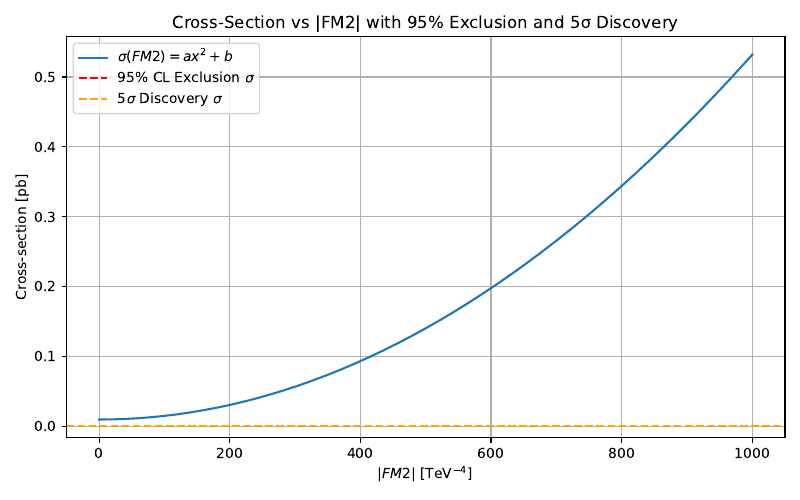

Python code for this plot:

import numpy as np
from scipy.optimize import fsolve
import matplotlib.pyplot as plt

# === Physics Parameters from Paper (Asimov-style method) ===
luminosity_fb = 100.0
luminosity_pb = luminosity_fb * 1000.0
signal_eff = 14.73 / 100.0
background_eff = 4.46 / 100.0
sigma_sm_pb = 0.0099465  # SM cross-section in pb

# Fit model: σ(fM2) = a * fM2^2 + b
a = 5.221e-7  # pb / (TeV^-4)^2
b = sigma_sm_pb  # SM cross-section

# Expected background
N_b = sigma_sm_pb * background_eff * luminosity_pb

# === 1. 95% C.L. Exclusion Limit using Asimov approximation ===
N_s_95 = 1.96 * np.sqrt(N_b)
sigma_95 = N_s_95 / (luminosity_pb * signal_eff)

# Invert fit: σ = a * x^2 + b → x^2 = (σ - b)/a
x2_excl = (sigma_95 - b) / a
fM2_excl = np.sqrt(x2_excl) if x2_excl > 0 else None

# === 2. 5σ Discovery Limit using s / sqrt(s + b) = 5 ===
def discovery_significance_equation(s, B, z=5.0):
    return s / np.sqrt(s + B) - z

N_s_disc = fsolve(discovery_significance_equation, x0=5*np.sqrt(N_b), args=(N_b))[0]
sigma_disc = N_s_disc / (luminosity_pb * signal_eff)
x2_disc = (sigma_disc - b) / a
fM2_disc = np.sqrt(x2_disc) if x2_disc > 0 else None

# === Summary Output ===
print(f"Expected Background Events (N_b): {N_b:.4f}")
print(f"95% CL Signal Events (N_s^95): {N_s_95:.4f}")
print(f"95% CL Max σ_s: {sigma_95:.6f} pb")
print(f"5σ Discovery σ_s: {sigma_disc:.6f} pb")
print()
if fM2_excl:
    print(f"✅ 95% CL Exclusion Limit: |FM2| < {fM2_excl:.1f} TeV⁻⁴")
else:
    print("❌ No exclusion possible — cross-section too small.")
if fM2_disc:
    print(f"✅ 5σ Discovery Threshold: |FM2| > {fM2_disc:.1f} TeV⁻⁴")
else:
    print("❌ No discovery threshold — signal too small.")

# === Plotting ===
fM2_range = np.linspace(0, 1000, 500)
sigma_fM2 = a * fM2_range**2 + b

plt.figure(figsize=(8, 5))
plt.plot(fM2_range, sigma_fM2, label=r"$\sigma(FM2) = a x^2 + b$")
plt.axhline(sigma_95, color='red', linestyle='--', label=r"95% CL Exclusion $\sigma$")
plt.axhline(sigma_disc, color='orange', linestyle='--', label=r"5$\sigma$ Discovery $\sigma$")
plt.xlabel(r"$|FM2|$ [$\mathrm{TeV}^{-4}$]")
plt.ylabel(r"Cross-section [pb]")
plt.title("Cross-Section vs |FM2| with 95% Exclusion and 5σ Discovery")
plt.legend()
plt.grid(True)
plt.tight_layout()
plt.savefig("fm2_limits_from_paper_method.pdf")
plt.show()
